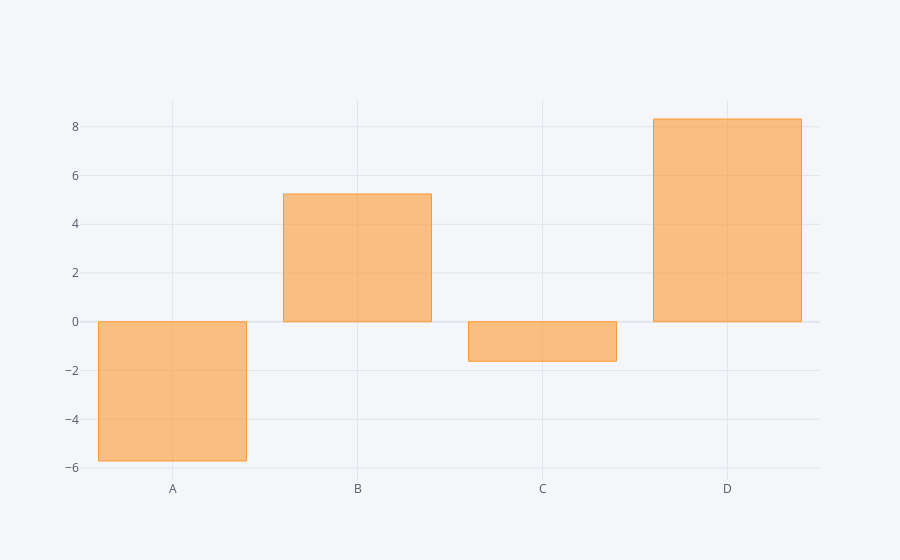

The notebook cell this image was saved under:
### Code cell
### Ex.3 - Sometimes, our data is not going to be conveniently placed -> We can use a groupby + aggregate function 
##         to obtain a convenient form where it makes sense to use a barplot. 

df.sum().iplot(kind = 'bar')

### Figure 1 — Plotly figure (JSON) as saved in the notebook; plotly's stock layout.template omitted (floating-point values rounded to 4 significant figures)
{"data": [{"marker": {"color": "rgba(255, 153, 51, 0.6)", "line": {"color": "rgba(255, 153, 51, 1.0)", "width": 1}}, "name": "None", "orientation": "v", "text": "", "type": "bar", "x": ["A", "B", "C", "D"], "y": [-5.71, 5.242, -1.62, 8.317]}], "layout": {"legend": {"bgcolor": "#F5F6F9", "font": {"color": "#4D5663"}}, "paper_bgcolor": "#F5F6F9", "plot_bgcolor": "#F5F6F9", "title": {"font": {"color": "#4D5663"}}, "xaxis": {"gridcolor": "#E1E5ED", "showgrid": true, "tickfont": {"color": "#4D5663"}, "title": {"font": {"color": "#4D5663"}, "text": ""}, "zerolinecolor": "#E1E5ED"}, "yaxis": {"gridcolor": "#E1E5ED", "showgrid": true, "tickfont": {"color": "#4D5663"}, "title": {"font": {"color": "#4D5663"}, "text": ""}, "zerolinecolor": "#E1E5ED"}}}
